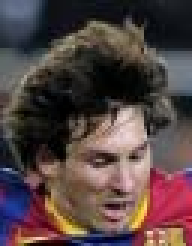
#> input picture template.jpg, 64 x 82 px (shown 3 times larger)
$ python ex_threhold.py
#> lines starting #> are read from the running program, lines starting #| are printed output that depends on the picture; after the words box and inside, x2 and y2 are one past the last pixel; in counts of white or black regions, pixels touching at a corner belong together
# -*- coding: utf-8 -*-
"""
ex_threshold.py
"""
import cv2
import numpy as np
import matplotlib.pyplot as plt

img = cv2.imread('template.jpg', 0)
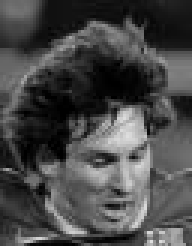
#> img: shape (82, 64) (shown 3 times larger); min 0, max 222, mean 72.2
ri, ci = img.shape
#> ri = 82; ci = 64

rL = np.arange(ri)
#> rL = 82 values from 0 to 81
cL = np.arange(ci)
#> cL = 64 values from 0 to 63

#%% Method 1
res = np.zeros_like(img)
for r in rL:
    for c in cL:
        if img[r, c] > 127:
            res[r, c] = 255
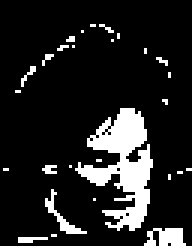
#> res: shape (82, 64) (shown 3 times larger); 13.2% white; 28 white regions (25 under 20 px), largest, box (x1, y1, x2, y2) and area: (25, 36, 51, 77) 492, (48, 76, 62, 82) 61, (15, 63, 29, 78) 46

plt.imshow(res)
plt.show()
#%% Method 2
res = img.copy()
for r in rL:
    for c in cL:
        if img[r, c] > 127:
            res[r, c] = 255
        else:
            res[r, c] = 0
plt.imshow(res)
plt.show()

#%% Method 3
img2 = img.ravel()
#> img2 = 5248 values, max 222 at index 2922, min 0 at index 1383, mean 72.17
res = img2.copy()
#> res has the same summary as img2
for n, i in enumerate(img2):
    res[n] = 255 if i > 127 else 0
#> this loop made 5248 passes
#> i on passes 1 to 3: 97, 101, 105
#> after the loop, res = 5248 values, max 255 at index 542, min 0 at index 0, mean 33.77

res = res.reshape(img.shape[0], -1)

plt.imshow(res)
plt.show()

#%% boolen
res = img.copy()
res[img > 127] = 0
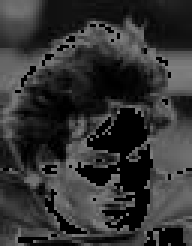
#> res: shape (82, 64) (shown 3 times larger); 13.24% of pixels changed, all inside (x1, y1, x2, y2) = (1, 8, 64, 82)
res[img <= 127] = 255
#> res: shape (82, 64); 86.8% white; 28 black regions (25 under 20 px), largest, box (x1, y1, x2, y2) and area: (25, 36, 51, 77) 492, (48, 76, 62, 82) 61, (15, 63, 29, 78) 46

plt.imshow(res)
plt.show()

#%% cv2
# github_test
# new branch test
# protect test

plt.imshow(res)
plt.show()
